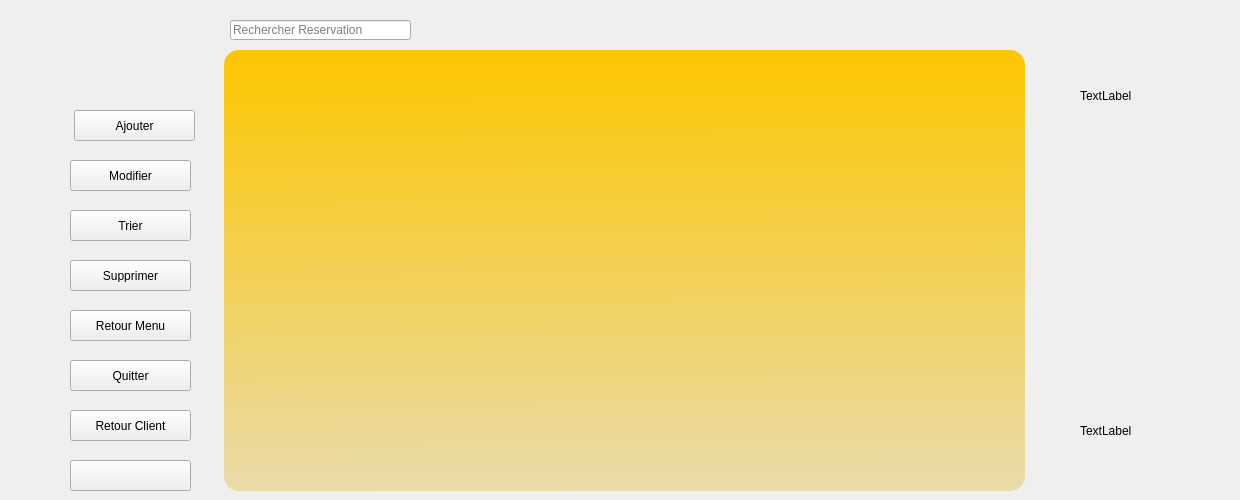
        <widget class="QWidget" name="Main_Reservation">
         <widget class="QTableView" name="affichage_reservation">
          <property name="geometry">
           <rect>
            <x>224</x>
            <y>50</y>
            <width>801</width>
            <height>441</height>
           </rect>
          </property>
          <property name="styleSheet">
           <string notr="true">/*background-color:#C70039;
color:white;*/

background : qlineargradient(spread:pad, x1:0.467, y1:0, x2:0.482, y2:1, stop:0 rgba(253, 198, 0, 255), stop:1 rgba(233, 219, 171, 255));
border-radius:15px;
color:black;
</string>
          </property>
         </widget>
         <widget class="QLineEdit" name="recherche_reservation">
          <property name="geometry">
           <rect>
            <x>230</x>
            <y>20</y>
            <width>181</width>
            <height>20</height>
           </rect>
          </property>
          <property name="styleSheet">
           <string notr="true"/>
          </property>
          <property name="text">
           <string extracomment="ID Client"/>
          </property>
          <property name="placeholderText">
           <string>Rechercher Reservation</string>
          </property>
         </widget>
         <widget class="QPushButton" name="pushButton_19">
          <property name="geometry">
           <rect>
            <x>70</x>
            <y>210</y>
            <width>121</width>
            <height>31</height>
           </rect>
          </property>
          <property name="text">
           <string>Trier</string>
          </property>
          <property name="icon">
           <iconset resource="source.qrc">
            <normaloff>:/photos/filtrer1.png</normaloff>:/photos/filtrer1.png</iconset>
          </property>
         </widget>
         <widget class="QPushButton" name="pushButton_20">
          <property name="geometry">
           <rect>
            <x>74</x>
            <y>110</y>
            <width>121</width>
            <height>31</height>
           </rect>
          </property>
          <property name="text">
           <string>Ajouter</string>
          </property>
          <property name="icon">
           <iconset resource="source.qrc">
            <normaloff>:/photos/add1.png</normaloff>:/photos/add1.png</iconset>
          </property>
         </widget>
         <widget class="QPushButton" name="pushButton_21">
          <property name="geometry">
           <rect>
            <x>70</x>
            <y>160</y>
            <width>121</width>
            <height>31</height>
           </rect>
          </property>
          <property name="text">
           <string>Modifier</string>
          </property>
          <property name="icon">
           <iconset resource="source.qrc">
            <normaloff>:/photos/mod.png</normaloff>:/photos/mod.png</iconset>
          </property>
         </widget>
         <widget class="QPushButton" name="pushButton_22">
          <property name="geometry">
           <rect>
            <x>70</x>
            <y>260</y>
            <width>121</width>
            <height>31</height>
           </rect>
          </property>
          <property name="styleSheet">
           <string notr="true"> padding: 8px 10px;</string>
          </property>
          <property name="text">
           <string>Supprimer</string>
          </property>
          <property name="icon">
           <iconset resource="source.qrc">
            <normaloff>:/photos/supp.png</normaloff>:/photos/supp.png</iconset>
          </property>
         </widget>
         <widget class="QLabel" name="Pathe_2">
          <property name="geometry">
           <rect>
            <x>1080</x>
            <y>380</y>
            <width>151</width>
            <height>101</height>
           </rect>
          </property>
          <property name="styleSheet">
           <string notr="true">background-color:rgba(0,0,0,0);</string>
          </property>
          <property name="text">
           <string>TextLabel</string>
          </property>
         </widget>
         <widget class="QLabel" name="expertCode_2">
          <property name="geometry">
           <rect>
            <x>1080</x>
            <y>60</y>
            <width>141</width>
            <height>71</height>
           </rect>
          </property>
          <property name="styleSheet">
           <string notr="true">background-color:rgba(0,0,0,0);</string>
          </property>
          <property name="text">
           <string>TextLabel</string>
          </property>
         </widget>
         <widget class="QPushButton" name="pushButton_33">
          <property name="geometry">
           <rect>
            <x>70</x>
            <y>310</y>
            <width>121</width>
            <height>31</height>
           </rect>
          </property>
          <property name="text">
           <string>Retour Menu</string>
          </property>
          <property name="icon">
           <iconset resource="source.qrc">
            <normaloff>:/photos/return1.png</normaloff>:/photos/return1.png</iconset>
          </property>
         </widget>
         <widget class="QPushButton" name="pushButton_34">
          <property name="geometry">
           <rect>
            <x>70</x>
            <y>360</y>
            <width>121</width>
            <height>31</height>
           </rect>
          </property>
          <property name="text">
           <string>Quitter</string>
          </property>
          <property name="icon">
           <iconset resource="source.qrc">
            <normaloff>:/photos/close2.png</normaloff>:/photos/close2.png</iconset>
          </property>
         </widget>
         <widget class="QPushButton" name="pushButton_24">
          <property name="geometry">
           <rect>
            <x>70</x>
            <y>410</y>
            <width>121</width>
            <height>31</height>
           </rect>
          </property>
          <property name="text">
           <string>Retour Client</string>
          </property>
          <property name="icon">
           <iconset resource="source.qrc">
            <normaloff>:/photos/return1.png</normaloff>:/photos/return1.png</iconset>
          </property>
         </widget>
         <widget class="QPushButton" name="pushButton_37">
          <property name="geometry">
           <rect>
            <x>70</x>
            <y>460</y>
            <width>121</width>
            <height>31</height>
           </rect>
          </property>
          <property name="text">
           <string/>
          </property>
          <property name="icon">
           <iconset resource="source.qrc">
            <normaloff>:/photos/photosSmart/fax.png</normaloff>:/photos/photosSmart/fax.png</iconset>
          </property>
         </widget>
        </widget>
